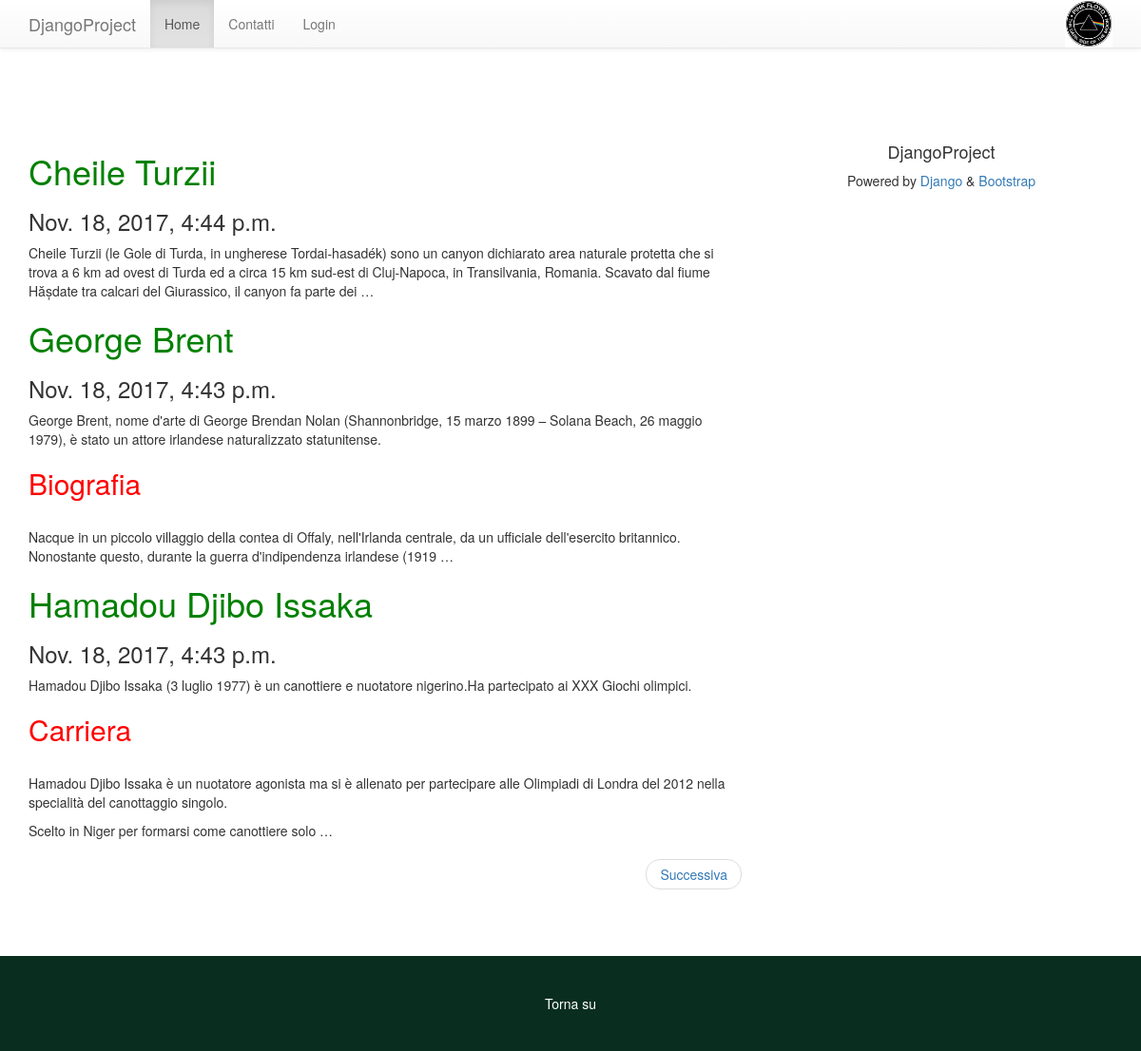
The page / on the database its author committed.
### posts/models.py (models this page shows, shortened)
class Post(models.Model):
    titolo = models.CharField(max_length=120)
    contenuto = models.TextField()
    data = models.DateTimeField(auto_now=False, auto_now_add=True)
    slug = models.SlugField()
    def get_absolute_url(self):
        return reverse("singolo", kwargs={"id":self.id, "slug":self.slug})

### templates/lista_post.html (shortened to what this page needs)
{% extends "base.html" %}
{% block content %}
    {% for object in object_list %}
        <a href="{{ object.get_absolute_url }}"> <h1>{{ object.titolo }}</h1></a>
        <h3>{{ object.data }}</h3>
        <p>{{ object.contenuto|safe|linebreaks|truncatewords_html:50 }}</p>
    {% endfor %}
<div>
<nav aria-label="...">
    <ul class="pager">
        {% if page_obj.has_next %}
            <li class="pull-right"><a href="?page={{ page_obj.next_page_number }}">Successiva</a></li>
        {% endif %}
    </ul>
</nav>
</div>
{% endblock content %}

### templates/base.html (shortened to what this page needs)
<!DOCTYPE html>
<html lang="it">
{% load static %}
<head>
    <link rel="stylesheet" href="https://maxcdn.bootstrapcdn.com/bootstrap/3.3.7/css/bootstrap.min.css"
>
    <link rel="stylesheet" href="https://maxcdn.bootstrapcdn.com/bootstrap/3.3.7/css/bootstrap-theme.min.css"
>
    <link rel="stylesheet" href="{% static 'css/djangoproject.css' %}"/>
</head>
<body>
<nav class="navbar navbar-default navbar-fixed-top">
    <div class="container">
        <div class="navbar-header">
            <a class="navbar-brand" href="/">DjangoProject</a>
        </div>
        <div class="hidden-xs">
            <div class="navbar-header pull-right">
                <img style="max-width:50px;" alt="logo pink floyd" src="{% static 'img/pflogo.jpg' %}">
            </div>
        </div>
        <div class="collapse navbar-collapse" id="bs-example-navbar-collapse-1">
            <ul class="nav navbar-nav">
                <li class="{% if request.path_info == '/' %} active {% endif %}"><a href="/">Home <span class="sr-only">(current)</span></a></li>
                <li class="{% if request.path_info == '/contatti/' %} active {% endif %}"><a href="/contatti">Contatti</a></li>
                <li class="{% if request.path_info == '/login/' %} active {% endif %}"><a href="/login">Login</a></li>
            </ul>
        </div>
    </div>
</nav>
<div class="container contenuto">
    <div class="row">
        <div class="col-sm-8">
            {% block content %}
            {% endblock content %}
        </div>
        <div class="col-sm-3-offset-1">
            <center>
                <h4>DjangoProject</h4>
                <p>Powered by <a href="https://www.djangoproject.com/">Django</a> & <a href="https://getbootstrap.com">Bootstrap</a></p>
            </center>
        </div>
    </div>
</div>
<footer>
    <div class="container-fluid">
        <a class="footer_link" href="#">Torna su</a>
    </div>
</footer>
</body>
</html>

### static/css/djangoproject.css (style rules this page uses)
h1 { color: green }
h2 { color: red }
html, body { padding-top: 70px; height: 100%; }
footer { padding: 40px; background-color: #092E20; text-align: center; }
.footer_link { color: white; }
img { max-width: 100%; height: auto; display: block; }
.contenuto { min-height: 95%; padding-bottom: 50px; }

### rows shown on the page
Post: titolo "Cheile Turzii", data "Nov. 18, 2017, 4:44 p.m.", contenuto "Cheile Turzii (le Gole di Turda, in ungherese Tordai-hasadék) sono un canyon dichiarato area naturale protetta che si trova a 6 km ad ovest di Turda ed a circa 15 km sud-est di Cluj-Napoca, in Transilvania, Romania. Scavato dal fiume Hășdate tra calcari del Giurassico, il canyon fa parte dei …"
Post: titolo "George Brent", data "Nov. 18, 2017, 4:43 p.m.", contenuto "George Brent, nome d'arte di George Brendan Nolan (Shannonbridge, 15 marzo 1899 – Solana Beach, 26 maggio 1979), è stato un attore irlandese naturalizzato statunitense. Biografia Nacque in un piccolo villaggio della contea di Offaly, nell'Irlanda centrale, da un ufficiale dell'esercito britannico. Nonostante questo, durante la guerra d'indipendenza irlandese (1919 …"
Post: titolo "Hamadou Djibo Issaka", data "Nov. 18, 2017, 4:43 p.m.", contenuto "Hamadou Djibo Issaka (3 luglio 1977) è un canottiere e nuotatore nigerino.Ha partecipato ai XXX Giochi olimpici. Carriera Hamadou Djibo Issaka è un nuotatore agonista ma si è allenato per partecipare alle Olimpiadi di Londra del 2012 nella specialità del canottaggio singolo. Scelto in Niger per formarsi come canottiere solo …"
